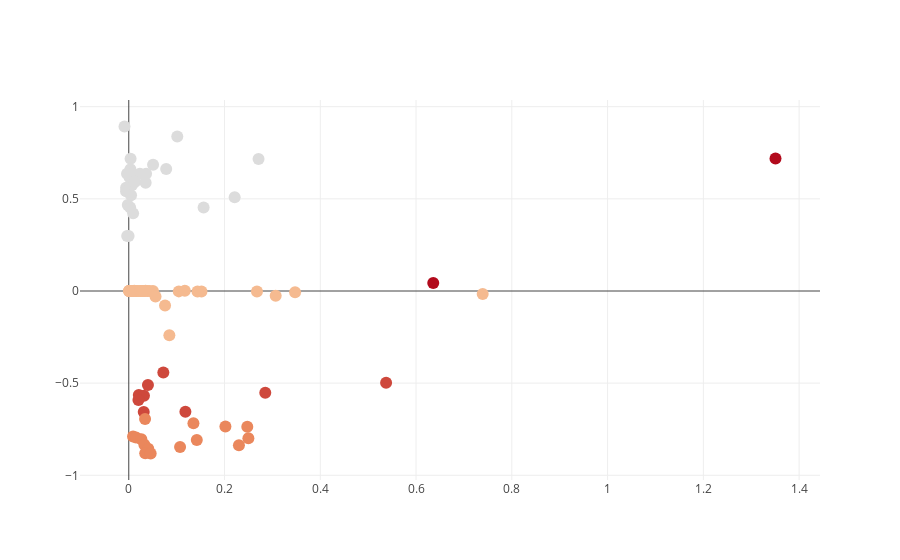

Write notebook code for a chart like this one.
### Markdown cell above
Now that the dimensionality of our dataset has been reduced to 2, we can view the components on a typical scatter plot.  Let's see how the clusters look from this perspective.

### Code cell
import plotly 
from plotly.offline import download_plotlyjs, init_notebook_mode, plot, iplot
import plotly.graph_objs as go
init_notebook_mode(connected=True)

pcaDF = pcaDF.toPandas()

## For Base Features
data = [go.Scatter(x = pcaDF.PC2_BASE, 
                   y = pcaDF.PC1_BASE, 
                   mode = 'markers',
                   name = 'BASE_PREDICTIONS',
                   marker = dict(color = pcaDF.BASE_PREDICTIONS, size = '12'),
                   text = pcaDF.BASE_PREDICTIONS
                                 )
       ]

plotly.offline.iplot(data)
